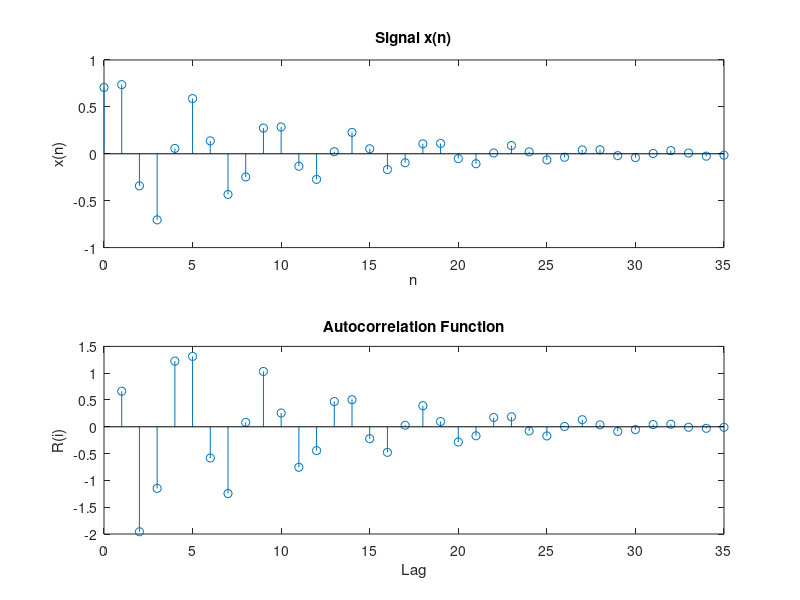

Source code (MATLAB):
% Clear all variables and the command window
clearvars
clc

% Define the signal length
N = 36;
n = 0:N-1;  % Define the index range

% Define the signal x(n) using a decaying exponential and sine function
x = 0.9.^n .* sin(2 * pi * 8 * n / N + pi / 4);

% Extend the signal with zeros to allow lag calculations
x_ext = [x, zeros(1, N)];

% Calculate the autocorrelation function R(i) for each lag i
for i = 0:N-1
    R(i+1) = sum(x_ext(1:N) .* x_ext(i+1:N+i));  % Sum product for each lag
end

% Find the maximum autocorrelation (excluding zero lag) to estimate the period
[max_R, max_index] = max(R(2:N));  % Find maximum value and its index
T = max_index;  % Estimate the period based on the autocorrelation peak

% Plot the original signal x(n)
subplot(2, 1, 1);
stem(n, x);
title("Signal x(n)");
xlabel("n");
ylabel("x(n)");

% Plot the autocorrelation function R(i)
subplot(2, 1, 2);
stem(1:N-1, R(2:N));
title("Autocorrelation Function");
xlabel("Lag");
ylabel("R(i)");

% Display the estimated period in the command window
fprintf("Estimated Period: %d\n", T);
